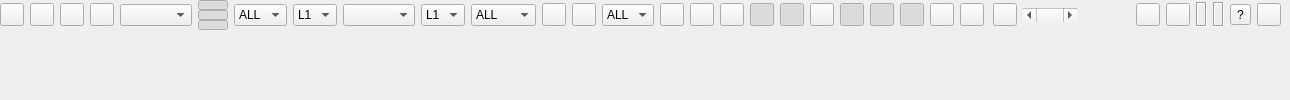
         <widget class="QWidget" name="mainWidget" native="true">
          <property name="sizePolicy">
           <sizepolicy hsizetype="MinimumExpanding" vsizetype="MinimumExpanding">
            <horstretch>0</horstretch>
            <verstretch>0</verstretch>
           </sizepolicy>
          </property>
          <layout class="QVBoxLayout" name="verticalLayout_3">
           <property name="spacing">
            <number>0</number>
           </property>
           <property name="leftMargin">
            <number>0</number>
           </property>
           <property name="topMargin">
            <number>0</number>
           </property>
           <property name="rightMargin">
            <number>0</number>
           </property>
           <property name="bottomMargin">
            <number>0</number>
           </property>
           <item>
            <widget class="QWidget" name="toolPanel" native="true">
             <property name="sizePolicy">
              <sizepolicy hsizetype="Preferred" vsizetype="Fixed">
               <horstretch>0</horstretch>
               <verstretch>0</verstretch>
              </sizepolicy>
             </property>
             <property name="toolTip">
              <string/>
             </property>
             <property name="text" stdset="0">
              <string/>
             </property>
             <layout class="QHBoxLayout" name="horizontalLayout_8">
              <property name="spacing">
               <number>0</number>
              </property>
              <property name="leftMargin">
               <number>0</number>
              </property>
              <property name="topMargin">
               <number>0</number>
              </property>
              <property name="rightMargin">
               <number>0</number>
              </property>
              <property name="bottomMargin">
               <number>0</number>
              </property>
              <item>
               <widget class="QWidget" name="toolPanel10" native="true">
                <property name="enabled">
                 <bool>true</bool>
                </property>
                <property name="text" stdset="0">
                 <string/>
                </property>
                <layout class="QHBoxLayout" name="horizontalLayout">
                 <property name="leftMargin">
                  <number>0</number>
                 </property>
                 <property name="topMargin">
                  <number>0</number>
                 </property>
                 <property name="rightMargin">
                  <number>0</number>
                 </property>
                 <property name="bottomMargin">
                  <number>0</number>
                 </property>
                 <item>
                  <widget class="QToolButton" name="btnConnect">
                   <property name="toolTip">
                    <string>Connect/Disconnect</string>
                   </property>
                   <property name="icon">
                    <iconset resource="../icon/resources.qrc">
                     <normaloff>:/buttons/connect1</normaloff>
                     <normalon>:/buttons/connect2</normalon>:/buttons/connect1</iconset>
                   </property>
                   <property name="checkable">
                    <bool>true</bool>
                   </property>
                  </widget>
                 </item>
                 <item>
                  <widget class="QToolButton" name="btnSolution1">
                   <property name="toolTip">
                    <string>Data 1</string>
                   </property>
                   <property name="icon">
                    <iconset resource="../icon/resources.qrc">
                     <normaloff>:/buttons/data1</normaloff>:/buttons/data1</iconset>
                   </property>
                   <property name="checkable">
                    <bool>true</bool>
                   </property>
                  </widget>
                 </item>
                 <item>
                  <widget class="QToolButton" name="btnSolution2">
                   <property name="toolTip">
                    <string>Data 2</string>
                   </property>
                   <property name="icon">
                    <iconset resource="../icon/resources.qrc">
                     <normaloff>:/buttons/data2</normaloff>:/buttons/data2</iconset>
                   </property>
                   <property name="checkable">
                    <bool>true</bool>
                   </property>
                  </widget>
                 </item>
                 <item>
                  <widget class="QToolButton" name="btnSolution12">
                   <property name="toolTip">
                    <string>Data 1-2</string>
                   </property>
                   <property name="icon">
                    <iconset resource="../icon/resources.qrc">
                     <normaloff>:/buttons/data12</normaloff>:/buttons/data12</iconset>
                   </property>
                   <property name="checkable">
                    <bool>true</bool>
                   </property>
                  </widget>
                 </item>
                 <item>
                  <widget class="QComboBox" name="cBPlotTypeSelection">
                   <property name="toolTip">
                    <string>Plot Type</string>
                   </property>
                   <property name="sizeAdjustPolicy">
                    <enum>QComboBox::SizeAdjustPolicy::AdjustToContents</enum>
                   </property>
                  </widget>
                 </item>
                 <item>
                  <widget class="QWidget" name="toolPanelOn" native="true">
                   <property name="sizePolicy">
                    <sizepolicy hsizetype="Preferred" vsizetype="Fixed">
                     <horstretch>0</horstretch>
                     <verstretch>0</verstretch>
                    </sizepolicy>
                   </property>
                   <property name="maximumSize">
                    <size>
                     <width>30</width>
                     <height>30</height>
                    </size>
                   </property>
                   <property name="text" stdset="0">
                    <string/>
                   </property>
                   <layout class="QVBoxLayout" name="verticalLayout">
                    <property name="spacing">
                     <number>0</number>
                    </property>
                    <property name="leftMargin">
                     <number>0</number>
                    </property>
                    <property name="topMargin">
                     <number>0</number>
                    </property>
                    <property name="rightMargin">
                     <number>0</number>
                    </property>
                    <property name="bottomMargin">
                     <number>0</number>
                    </property>
                    <item>
                     <widget class="QPushButton" name="btnOn1">
                      <property name="toolTip">
                       <string>Show/Hide Plot 1</string>
                      </property>
                      <property name="checkable">
                       <bool>true</bool>
                      </property>
                      <property name="checked">
                       <bool>true</bool>
                      </property>
                     </widget>
                    </item>
                    <item>
                     <widget class="QPushButton" name="btnOn2">
                      <property name="toolTip">
                       <string>Show/Hide Plot 2</string>
                      </property>
                      <property name="checkable">
                       <bool>true</bool>
                      </property>
                      <property name="checked">
                       <bool>true</bool>
                      </property>
                     </widget>
                    </item>
                    <item>
                     <widget class="QPushButton" name="btnOn3">
                      <property name="sizePolicy">
                       <sizepolicy hsizetype="Fixed" vsizetype="Preferred">
                        <horstretch>0</horstretch>
                        <verstretch>0</verstretch>
                       </sizepolicy>
                      </property>
                      <property name="toolTip">
                       <string>Show/Hide Plot 3</string>
                      </property>
                      <property name="checkable">
                       <bool>true</bool>
                      </property>
                      <property name="checked">
                       <bool>true</bool>
                      </property>
                     </widget>
                    </item>
                   </layout>
                  </widget>
                 </item>
                 <item>
                  <widget class="QWidget" name="toolPanel103" native="true">
                   <property name="toolTip">
                    <string/>
                   </property>
                   <property name="text" stdset="0">
                    <string/>
                   </property>
                   <layout class="QHBoxLayout" name="horizontalLayout_3">
                    <property name="leftMargin">
                     <number>0</number>
                    </property>
                    <property name="topMargin">
                     <number>0</number>
                    </property>
                    <property name="rightMargin">
                     <number>0</number>
                    </property>
                    <property name="bottomMargin">
                     <number>0</number>
                    </property>
                    <item>
                     <widget class="QComboBox" name="cBQFlag">
                      <property name="toolTip">
                       <string>Quality Flag</string>
                      </property>
                      <item>
                       <property name="text">
                        <string>ALL</string>
                       </property>
                      </item>
                      <item>
                       <property name="text">
                        <string>Q=1</string>
                       </property>
                      </item>
                      <item>
                       <property name="text">
                        <string>Q=2</string>
                       </property>
                      </item>
                      <item>
                       <property name="text">
                        <string>Q=3</string>
                       </property>
                      </item>
                      <item>
                       <property name="text">
                        <string>Q=4</string>
                       </property>
                      </item>
                      <item>
                       <property name="text">
                        <string>Q=5</string>
                       </property>
                      </item>
                      <item>
                       <property name="text">
                        <string>Q=6</string>
                       </property>
                      </item>
                     </widget>
                    </item>
                    <item>
                     <widget class="QComboBox" name="cBObservationTypeSNR">
                      <property name="toolTip">
                       <string>Observation Type(s)</string>
                      </property>
                      <property name="sizeAdjustPolicy">
                       <enum>QComboBox::SizeAdjustPolicy::AdjustToContents</enum>
                      </property>
                      <item>
                       <property name="text">
                        <string>L1</string>
                       </property>
                      </item>
                      <item>
                       <property name="text">
                        <string>L2</string>
                       </property>
                      </item>
                     </widget>
                    </item>
                    <item>
                     <widget class="QComboBox" name="cBObservationType">
                      <property name="toolTip">
                       <string>Observation Type(s)</string>
                      </property>
                      <property name="sizeAdjustPolicy">
                       <enum>QComboBox::SizeAdjustPolicy::AdjustToContents</enum>
                      </property>
                     </widget>
                    </item>
                    <item>
                     <widget class="QComboBox" name="cBFrequencyType">
                      <property name="toolTip">
                       <string>Frequency Selection</string>
                      </property>
                      <property name="sizeAdjustPolicy">
                       <enum>QComboBox::SizeAdjustPolicy::AdjustToContents</enum>
                      </property>
                      <item>
                       <property name="text">
                        <string>L1</string>
                       </property>
                      </item>
                      <item>
                       <property name="text">
                        <string>L2</string>
                       </property>
                      </item>
                     </widget>
                    </item>
                    <item>
                     <widget class="QComboBox" name="cBDopType">
                      <property name="toolTip">
                       <string>Dop Type</string>
                      </property>
                      <item>
                       <property name="text">
                        <string>ALL</string>
                       </property>
                      </item>
                      <item>
                       <property name="text">
                        <string>NSAT</string>
                       </property>
                      </item>
                      <item>
                       <property name="text">
                        <string>GDOP</string>
                       </property>
                      </item>
                      <item>
                       <property name="text">
                        <string>PDOP</string>
                       </property>
                      </item>
                      <item>
                       <property name="text">
                        <string>HDOP</string>
                       </property>
                      </item>
                      <item>
                       <property name="text">
                        <string>VDOP</string>
                       </property>
                      </item>
                     </widget>
                    </item>
                   </layout>
                  </widget>
                 </item>
                 <item>
                  <widget class="QWidget" name="toolPanel104" native="true">
                   <property name="toolTip">
                    <string/>
                   </property>
                   <property name="text" stdset="0">
                    <string/>
                   </property>
                   <layout class="QHBoxLayout" name="horizontalLayout_4">
                    <property name="leftMargin">
                     <number>0</number>
                    </property>
                    <property name="topMargin">
                     <number>0</number>
                    </property>
                    <property name="rightMargin">
                     <number>0</number>
                    </property>
                    <property name="bottomMargin">
                     <number>0</number>
                    </property>
                    <item>
                     <widget class="QToolButton" name="btnCenterOrigin">
                      <property name="toolTip">
                       <string>Center Origin</string>
                      </property>
                      <property name="icon">
                       <iconset resource="../icon/resources.qrc">
                        <normaloff>:/buttons/ori</normaloff>:/buttons/ori</iconset>
                      </property>
                     </widget>
                    </item>
                    <item>
                     <widget class="QToolButton" name="btnRangeList">
                      <property name="toolTip">
                       <string>Select plot range.</string>
                      </property>
                      <property name="icon">
                       <iconset resource="../icon/resources.qrc">
                        <normaloff>:/buttons/down</normaloff>:/buttons/down</iconset>
                      </property>
                     </widget>
                    </item>
                    <item>
                     <widget class="QComboBox" name="cBSatelliteList">
                      <property name="toolTip">
                       <string>Satellite Selection</string>
                      </property>
                      <item>
                       <property name="text">
                        <string>ALL</string>
                       </property>
                      </item>
                     </widget>
                    </item>
                   </layout>
                  </widget>
                 </item>
                 <item>
                  <widget class="QToolButton" name="btnFitHorizontal">
                   <property name="toolTip">
                    <string>Fit Horizontal</string>
                   </property>
                   <property name="icon">
                    <iconset resource="../icon/resources.qrc">
                     <normaloff>:/buttons/fith</normaloff>:/buttons/fith</iconset>
                   </property>
                  </widget>
                 </item>
                 <item>
                  <widget class="QToolButton" name="btnFitVertical">
                   <property name="toolTip">
                    <string>Fit Vertical</string>
                   </property>
                   <property name="icon">
                    <iconset resource="../icon/resources.qrc">
                     <normaloff>:/buttons/fitv</normaloff>:/buttons/fitv</iconset>
                   </property>
                  </widget>
                 </item>
                 <item>
                  <widget class="QToolButton" name="btnShowTrack">
                   <property name="toolTip">
                    <string>Show Track Point</string>
                   </property>
                   <property name="icon">
                    <iconset resource="../icon/resources.qrc">
                     <normaloff>:/icons/point</normaloff>:/icons/point</iconset>
                   </property>
                   <property name="checkable">
                    <bool>true</bool>
                   </property>
                  </widget>
                 </item>
                 <item>
                  <widget class="QToolButton" name="btnShowSkyplot">
                   <property name="toolTip">
                    <string>Show Skyplot</string>
                   </property>
                   <property name="icon">
                    <iconset resource="../icon/resources.qrc">
                     <normaloff>:/buttons/map</normaloff>:/buttons/map</iconset>
                   </property>
                   <property name="checkable">
                    <bool>true</bool>
                   </property>
                   <property name="checked">
                    <bool>true</bool>
                   </property>
                  </widget>
                 </item>
                 <item>
                  <widget class="QToolButton" name="btnShowGrid">
                   <property name="toolTip">
                    <string>Show Grid</string>
                   </property>
                   <property name="icon">
                    <iconset resource="../icon/resources.qrc">
                     <normaloff>:/buttons/grid</normaloff>:/buttons/grid</iconset>
                   </property>
                   <property name="checkable">
                    <bool>true</bool>
                   </property>
                   <property name="checked">
                    <bool>true</bool>
                   </property>
                  </widget>
                 </item>
                 <item>
                  <widget class="QToolButton" name="btnShowImage">
                   <property name="toolTip">
                    <string>Map/Sky Image</string>
                   </property>
                   <property name="icon">
                    <iconset resource="../icon/resources.qrc">
                     <normaloff>:/buttons/map</normaloff>:/buttons/map</iconset>
                   </property>
                   <property name="checkable">
                    <bool>true</bool>
                   </property>
                  </widget>
                 </item>
                 <item>
                  <widget class="QToolButton" name="btnFixCenter">
                   <property name="toolTip">
                    <string>Fix Track Center</string>
                   </property>
                   <property name="icon">
                    <iconset resource="../icon/resources.qrc">
                     <normaloff>:/buttons/trackc</normaloff>:/buttons/trackc</iconset>
                   </property>
                   <property name="checkable">
                    <bool>true</bool>
                   </property>
                   <property name="checked">
                    <bool>true</bool>
                   </property>
                  </widget>
                 </item>
                 <item>
                  <widget class="QToolButton" name="btnFixHorizontal">
                   <property name="toolTip">
                    <string>Fix Track Horizotal</string>
                   </property>
                   <property name="icon">
                    <iconset resource="../icon/resources.qrc">
                     <normaloff>:/buttons/track</normaloff>:/buttons/track</iconset>
                   </property>
                   <property name="checkable">
                    <bool>true</bool>
                   </property>
                   <property name="checked">
                    <bool>true</bool>
                   </property>
                  </widget>
                 </item>
                 <item>
                  <widget class="QToolButton" name="btnFixVertical">
                   <property name="toolTip">
                    <string>Fix Track Vertical</string>
                   </property>
                   <property name="icon">
                    <iconset resource="../icon/resources.qrc">
                     <normaloff>:/buttons/trackl</normaloff>:/buttons/trackl</iconset>
                   </property>
                   <property name="checkable">
                    <bool>true</bool>
                   </property>
                   <property name="checked">
                    <bool>true</bool>
                   </property>
                  </widget>
                 </item>
                 <item>
                  <widget class="QToolButton" name="btnShowMap">
                   <property name="toolTip">
                    <string>Show Map/Waypoint</string>
                   </property>
                   <property name="text">
                    <string/>
                   </property>
                   <property name="icon">
                    <iconset resource="../icon/resources.qrc">
                     <normaloff>:/buttons/map</normaloff>:/buttons/map</iconset>
                   </property>
                   <property name="checkable">
                    <bool>true</bool>
                   </property>
                  </widget>
                 </item>
                 <item>
                  <widget class="QToolButton" name="btnMapView">
                   <property name="toolTip">
                    <string>Google Map View</string>
                   </property>
                   <property name="icon">
                    <iconset resource="../icon/resources.qrc">
                     <normaloff>:/buttons/gm</normaloff>:/buttons/gm</iconset>
                   </property>
                  </widget>
                 </item>
                </layout>
               </widget>
              </item>
              <item>
               <widget class="QWidget" name="toolPanelAnimate" native="true">
                <property name="text" stdset="0">
                 <string/>
                </property>
                <layout class="QHBoxLayout" name="horizontalLayout_7">
                 <property name="topMargin">
                  <number>0</number>
                 </property>
                 <property name="bottomMargin">
                  <number>0</number>
                 </property>
                 <item>
                  <widget class="QToolButton" name="btnAnimate">
                   <property name="toolTip">
                    <string>Animation</string>
                   </property>
                   <property name="icon">
                    <iconset resource="../icon/resources.qrc">
                     <normaloff>:/buttons/anim1</normaloff>
                     <normalon>:/buttons/anim2</normalon>:/buttons/anim1</iconset>
                   </property>
                   <property name="checkable">
                    <bool>true</bool>
                   </property>
                   <property name="flat" stdset="0">
                    <bool>false</bool>
                   </property>
                  </widget>
                 </item>
                 <item>
                  <widget class="QScrollBar" name="sBTime">
                   <property name="sizePolicy">
                    <sizepolicy hsizetype="MinimumExpanding" vsizetype="Fixed">
                     <horstretch>0</horstretch>
                     <verstretch>0</verstretch>
                    </sizepolicy>
                   </property>
                   <property name="toolTip">
                    <string>Time Scroll</string>
                   </property>
                   <property name="minimum">
                    <number>0</number>
                   </property>
                   <property name="maximum">
                    <number>0</number>
                   </property>
                   <property name="singleStep">
                    <number>1</number>
                   </property>
                   <property name="value">
                    <number>0</number>
                   </property>
                   <property name="orientation">
                    <enum>Qt::Orientation::Horizontal</enum>
                   </property>
                  </widget>
                 </item>
                 <item>
                  <widget class="QWidget" name="panel11" native="true">
                   <property name="text" stdset="0">
                    <string/>
                   </property>
                   <layout class="QHBoxLayout" name="horizontalLayout_6">
                    <property name="leftMargin">
                     <number>0</number>
                    </property>
                    <property name="topMargin">
                     <number>0</number>
                    </property>
                    <property name="rightMargin">
                     <number>0</number>
                    </property>
                    <property name="bottomMargin">
                     <number>0</number>
                    </property>
                    <item>
                     <spacer name="horizontalSpacer_2">
                      <property name="orientation">
                       <enum>Qt::Orientation::Horizontal</enum>
                      </property>
                      <property name="sizeHint" stdset="0">
                       <size>
                        <width>40</width>
                        <height>20</height>
                       </size>
                      </property>
                     </spacer>
                    </item>
                    <item>
                     <widget class="QLabel" name="lblConnectMessage"/>
                    </item>
                    <item>
                     <widget class="QToolButton" name="btnClear">
                      <property name="toolTip">
                       <string>Clear</string>
                      </property>
                      <property name="icon">
                       <iconset resource="../icon/resources.qrc">
                        <normaloff>:/buttons/del</normaloff>:/buttons/del</iconset>
                      </property>
                     </widget>
                    </item>
                    <item>
                     <widget class="QToolButton" name="btnReload">
                      <property name="toolTip">
                       <string>Reload</string>
                      </property>
                      <property name="icon">
                       <iconset resource="../icon/resources.qrc">
                        <normaloff>:/buttons/reload</normaloff>:/buttons/reload</iconset>
                      </property>
                     </widget>
                    </item>
                    <item>
                     <widget class="QWidget" name="wgStreamStatus" native="true">
                      <layout class="QHBoxLayout" name="horizontalLayout_5">
                       <property name="leftMargin">
                        <number>0</number>
                       </property>
                       <property name="topMargin">
                        <number>0</number>
                       </property>
                       <property name="rightMargin">
                        <number>0</number>
                       </property>
                       <property name="bottomMargin">
                        <number>0</number>
                       </property>
                       <item>
                        <widget class="QLabel" name="lblStreamStatus1">
                         <property name="maximumSize">
                          <size>
                           <width>25</width>
                           <height>25</height>
                          </size>
                         </property>
                         <property name="frameShape">
                          <enum>QFrame::Shape::Box</enum>
                         </property>
                         <property name="frameShadow">
                          <enum>QFrame::Shadow::Sunken</enum>
                         </property>
                        </widget>
                       </item>
                       <item>
                        <widget class="QLabel" name="lblStreamStatus2">
                         <property name="maximumSize">
                          <size>
                           <width>25</width>
                           <height>25</height>
                          </size>
                         </property>
                         <property name="frameShape">
                          <enum>QFrame::Shape::Box</enum>
                         </property>
                         <property name="frameShadow">
                          <enum>QFrame::Shadow::Sunken</enum>
                         </property>
                        </widget>
                       </item>
                      </layout>
                     </widget>
                    </item>
                    <item>
                     <widget class="QToolButton" name="btnFrequency">
                      <property name="toolTip">
                       <string>Show Frequency Info.</string>
                      </property>
                      <property name="text">
                       <string>?</string>
                      </property>
                     </widget>
                    </item>
                    <item>
                     <widget class="QToolButton" name="btnOptions">
                      <property name="toolTip">
                       <string>Options</string>
                      </property>
                      <property name="icon">
                       <iconset resource="../icon/resources.qrc">
                        <normaloff>:/buttons/tool</normaloff>:/buttons/tool</iconset>
                      </property>
                     </widget>
                    </item>
                   </layout>
                  </widget>
                 </item>
                </layout>
               </widget>
              </item>
             </layout>
            </widget>
           </item>
           <item>
            <widget class="QLabel" name="lblDisplay">
             <property name="sizePolicy">
              <sizepolicy hsizetype="Ignored" vsizetype="Ignored">
               <horstretch>0</horstretch>
               <verstretch>0</verstretch>
              </sizepolicy>
             </property>
             <property name="focusPolicy">
              <enum>Qt::FocusPolicy::ClickFocus</enum>
             </property>
            </widget>
           </item>
          </layout>
         </widget>
